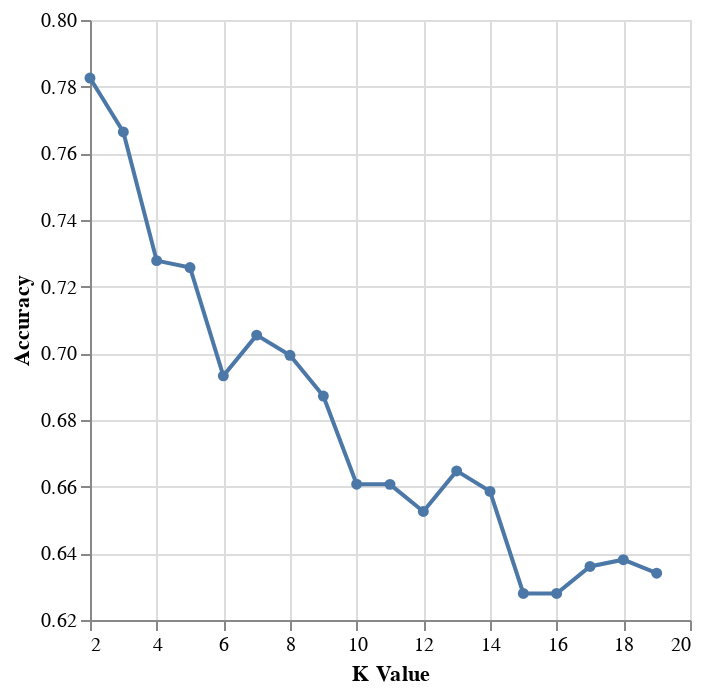

Notebook cell for this chart:
### Code cell
# visualize k value vs accuracy
heartdisease_pipe = make_pipeline(heartdisease_preprocessor, KNeighborsClassifier())

param_grid = {
    "kneighborsclassifier__n_neighbors": range(2, 20),
}

gridsearch = GridSearchCV(
    estimator = heartdisease_pipe,
    param_grid = param_grid,
    cv = 5,
    n_jobs = -1,
    return_train_score = True
)

gridsearch.fit(heartdisease_train[['cholesterol','max_heart_rate','resting_bp']], heartdisease_train['diagnosis'])

cv_results = pd.DataFrame(gridsearch.cv_results_)

crossvalplot = alt.Chart(cv_results).mark_line(point = True).encode(
    x = alt.X("param_kneighborsclassifier__n_neighbors").title("K Value"),
    y = alt.Y("mean_test_score").title("Accuracy").scale(zero = False)
)

crossvalplot

### Figure 1 — Vega-Lite specification as saved in the notebook (floating-point values rounded to 4 significant figures)
{"config": {"view": {"continuousWidth": 300, "continuousHeight": 300}}, "data": {"name": "data-5c705d839de1b5443eeef6f6b01308c6"}, "mark": {"type": "line", "point": true}, "encoding": {"x": {"field": "param_kneighborsclassifier__n_neighbors", "title": "K Value", "type": "quantitative"}, "y": {"field": "mean_test_score", "scale": {"zero": false}, "title": "Accuracy", "type": "quantitative"}}, "$schema": "https://vega.github.io/schema/vega-lite/v5.16.3.json", "datasets": {"data-5c705d839de1b5443eeef6f6b01308c6": [{"mean_fit_time": 0.006432, "std_fit_time": 0.0005271, "mean_score_time": 0.014, "std_score_time": 0.01279, "param_kneighborsclassifier__n_neighbors": 2, "params": {"kneighborsclassifier__n_neighbors": 2}, "split0_test_score": 0.697, "split1_test_score": 0.8384, "split2_test_score": 0.7959, "split3_test_score": 0.8061, "split4_test_score": 0.7755, "mean_test_score": 0.7826, "std_test_score": 0.04738, "rank_test_score": 1, "split0_train_score": 0.9415, "split1_train_score": 0.9466, "split2_train_score": 0.9416, "split3_train_score": 0.9492, "split4_train_score": 0.9442, "mean_train_score": 0.9446, "std_train_score": 0.002973}, {"mean_fit_time": 0.006586, "std_fit_time": 0.0003506, "mean_score_time": 0.008307, "std_score_time": 0.0007007, "param_kneighborsclassifier__n_neighbors": 3, "params": {"kneighborsclassifier__n_neighbors": 3}, "split0_test_score": 0.6667, "split1_test_score": 0.7879, "split2_test_score": 0.8163, "split3_test_score": 0.8163, "split4_test_score": 0.7449, "mean_test_score": 0.7664, "std_test_score": 0.05631, "rank_test_score": 2, "split0_train_score": 0.8651, "split1_train_score": 0.883, "split2_train_score": 0.8706, "split3_train_score": 0.8782, "split4_train_score": 0.8909, "mean_train_score": 0.8775, "std_train_score": 0.009052}, {"mean_fit_time": 0.00683, "std_fit_time": 0.0006091, "mean_score_time": 0.007967, "std_score_time": 0.0003076, "param_kneighborsclassifier__n_neighbors": 4, "params": {"kneighborsclassifier__n_neighbors": 4}, "split0_test_score": 0.6263, "split1_test_score": 0.7475, "split2_test_score": 0.7857, "split3_test_score": 0.7755, "split4_test_score": 0.7041, "mean_test_score": 0.7278, "std_test_score": 0.05812, "rank_test_score": 3, "split0_train_score": 0.8422, "split1_train_score": 0.8295, "split2_train_score": 0.8401, "split3_train_score": 0.8452, "split4_train_score": 0.8528, "mean_train_score": 0.842, "std_train_score": 0.007564}, {"mean_fit_time": 0.006446, "std_fit_time": 0.0006404, "mean_score_time": 0.007789, "std_score_time": 0.0002406, "param_kneighborsclassifier__n_neighbors": 5, "params": {"kneighborsclassifier__n_neighbors": 5}, "split0_test_score": 0.6667, "split1_test_score": 0.7172, "split2_test_score": 0.7755, "split3_test_score": 0.7449, "split4_test_score": 0.7245, "mean_test_score": 0.7257, "std_test_score": 0.0358, "rank_test_score": 4, "split0_train_score": 0.8193, "split1_train_score": 0.7964, "split2_train_score": 0.7995, "split3_train_score": 0.8122, "split4_train_score": 0.8249, "mean_train_score": 0.8105, "std_train_score": 0.01101}, {"mean_fit_time": 0.006093, "std_fit_time": 0.0001239, "mean_score_time": 0.007826, "std_score_time": 0.0002036, "param_kneighborsclassifier__n_neighbors": 6, "params": {"kneighborsclassifier__n_neighbors": 6}, "split0_test_score": 0.6667, "split1_test_score": 0.6465, "split2_test_score": 0.7551, "split3_test_score": 0.7143, "split4_test_score": 0.6837, "mean_test_score": 0.6932, "std_test_score": 0.03809, "rank_test_score": 7, "split0_train_score": 0.8066, "split1_train_score": 0.771, "split2_train_score": 0.7919, "split3_train_score": 0.7716, "split4_train_score": 0.7741, "mean_train_score": 0.783, "std_train_score": 0.01407}, {"mean_fit_time": 0.006365, "std_fit_time": 0.0004225, "mean_score_time": 0.0085, "std_score_time": 0.001224, "param_kneighborsclassifier__n_neighbors": 7, "params": {"kneighborsclassifier__n_neighbors": 7}, "split0_test_score": 0.6465, "split1_test_score": 0.6768, "split2_test_score": 0.7449, "split3_test_score": 0.7551, "split4_test_score": 0.7041, "mean_test_score": 0.7055, "std_test_score": 0.04081, "rank_test_score": 5, "split0_train_score": 0.7939, "split1_train_score": 0.7583, "split2_train_score": 0.7513, "split3_train_score": 0.7589, "split4_train_score": 0.7792, "mean_train_score": 0.7683, "std_train_score": 0.01583}, {"mean_fit_time": 0.006439, "std_fit_time": 0.0004026, "mean_score_time": 0.00806, "std_score_time": 0.0002259, "param_kneighborsclassifier__n_neighbors": 8, "params": {"kneighborsclassifier__n_neighbors": 8}, "split0_test_score": 0.6263, "split1_test_score": 0.6667, "split2_test_score": 0.7449, "split3_test_score": 0.7551, "split4_test_score": 0.7041, "mean_test_score": 0.6994, "std_test_score": 0.0482, "rank_test_score": 6, "split0_train_score": 0.771, "split1_train_score": 0.7557, "split2_train_score": 0.7411, "split3_train_score": 0.7589, "split4_train_score": 0.7513, "mean_train_score": 0.7556, "std_train_score": 0.00976}, {"mean_fit_time": 0.00638, "std_fit_time": 0.0003014, "mean_score_time": 0.00828, "std_score_time": 0.0002308, "param_kneighborsclassifier__n_neighbors": 9, "params": {"kneighborsclassifier__n_neighbors": 9}, "split0_test_score": 0.6364, "split1_test_score": 0.6364, "split2_test_score": 0.7347, "split3_test_score": 0.7347, "split4_test_score": 0.6939, "mean_test_score": 0.6872, "std_test_score": 0.0441, "rank_test_score": 8, "split0_train_score": 0.7481, "split1_train_score": 0.743, "split2_train_score": 0.736, "split3_train_score": 0.7462, "split4_train_score": 0.7538, "mean_train_score": 0.7454, "std_train_score": 0.005863}, {"mean_fit_time": 0.006203, "std_fit_time": 0.0001737, "mean_score_time": 0.007645, "std_score_time": 0.0001432, "param_kneighborsclassifier__n_neighbors": 10, "params": {"kneighborsclassifier__n_neighbors": 10}, "split0_test_score": 0.6061, "split1_test_score": 0.6364, "split2_test_score": 0.6939, "split3_test_score": 0.7245, "split4_test_score": 0.6429, "mean_test_score": 0.6607, "std_test_score": 0.04258, "rank_test_score": 10, "split0_train_score": 0.7379, "split1_train_score": 0.7303, "split2_train_score": 0.7183, "split3_train_score": 0.7259, "split4_train_score": 0.6954, "mean_train_score": 0.7216, "std_train_score": 0.01453}, {"mean_fit_time": 0.006165, "std_fit_time": 0.0002632, "mean_score_time": 0.00817, "std_score_time": 0.0004699, "param_kneighborsclassifier__n_neighbors": 11, "params": {"kneighborsclassifier__n_neighbors": 11}, "split0_test_score": 0.6364, "split1_test_score": 0.6263, "split2_test_score": 0.7245, "split3_test_score": 0.6939, "split4_test_score": 0.6224, "mean_test_score": 0.6607, "std_test_score": 0.04102, "rank_test_score": 11, "split0_train_score": 0.7328, "split1_train_score": 0.7252, "split2_train_score": 0.698, "split3_train_score": 0.7183, "split4_train_score": 0.6954, "mean_train_score": 0.7139, "std_train_score": 0.01483}, {"mean_fit_time": 0.00653, "std_fit_time": 0.0005047, "mean_score_time": 0.00811, "std_score_time": 0.0005529, "param_kneighborsclassifier__n_neighbors": 12, "params": {"kneighborsclassifier__n_neighbors": 12}, "split0_test_score": 0.6263, "split1_test_score": 0.6162, "split2_test_score": 0.7143, "split3_test_score": 0.6837, "split4_test_score": 0.6224, "mean_test_score": 0.6526, "std_test_score": 0.03925, "rank_test_score": 13, "split0_train_score": 0.7176, "split1_train_score": 0.715, "split2_train_score": 0.6726, "split3_train_score": 0.6802, "split4_train_score": 0.6954, "mean_train_score": 0.6962, "std_train_score": 0.01802}, {"mean_fit_time": 0.006236, "std_fit_time": 0.0001389, "mean_score_time": 0.008264, "std_score_time": 0.0006568, "param_kneighborsclassifier__n_neighbors": 13, "params": {"kneighborsclassifier__n_neighbors": 13}, "split0_test_score": 0.6465, "split1_test_score": 0.6364, "split2_test_score": 0.7041, "split3_test_score": 0.6939, "split4_test_score": 0.6429, "mean_test_score": 0.6647, "std_test_score": 0.02834, "rank_test_score": 9, "split0_train_score": 0.6947, "split1_train_score": 0.7048, "split2_train_score": 0.6929, "split3_train_score": 0.7005, "split4_train_score": 0.7107, "mean_train_score": 0.7007, "std_train_score": 0.006539}, {"mean_fit_time": 0.006255, "std_fit_time": 0.0001618, "mean_score_time": 0.01017, "std_score_time": 0.00461, "param_kneighborsclassifier__n_neighbors": 14, "params": {"kneighborsclassifier__n_neighbors": 14}, "split0_test_score": 0.6263, "split1_test_score": 0.6667, "split2_test_score": 0.6837, "split3_test_score": 0.6939, "split4_test_score": 0.6224, "mean_test_score": 0.6586, "std_test_score": 0.02929, "rank_test_score": 12, "split0_train_score": 0.687, "split1_train_score": 0.7023, "split2_train_score": 0.6701, "split3_train_score": 0.6954, "split4_train_score": 0.7005, "mean_train_score": 0.6911, "std_train_score": 0.01177}, {"mean_fit_time": 0.006771, "std_fit_time": 0.001089, "mean_score_time": 0.009185, "std_score_time": 0.001608, "param_kneighborsclassifier__n_neighbors": 15, "params": {"kneighborsclassifier__n_neighbors": 15}, "split0_test_score": 0.6263, "split1_test_score": 0.6667, "split2_test_score": 0.6735, "split3_test_score": 0.5714, "split4_test_score": 0.602, "mean_test_score": 0.628, "std_test_score": 0.03857, "rank_test_score": 17, "split0_train_score": 0.687, "split1_train_score": 0.7023, "split2_train_score": 0.6777, "split3_train_score": 0.7056, "split4_train_score": 0.7005, "mean_train_score": 0.6946, "std_train_score": 0.01057}, {"mean_fit_time": 0.006808, "std_fit_time": 0.0004312, "mean_score_time": 0.008557, "std_score_time": 0.0005224, "param_kneighborsclassifier__n_neighbors": 16, "params": {"kneighborsclassifier__n_neighbors": 16}, "split0_test_score": 0.6364, "split1_test_score": 0.6667, "split2_test_score": 0.6735, "split3_test_score": 0.551, "split4_test_score": 0.6122, "mean_test_score": 0.628, "std_test_score": 0.04429, "rank_test_score": 18, "split0_train_score": 0.6819, "split1_train_score": 0.6794, "split2_train_score": 0.6853, "split3_train_score": 0.6777, "split4_train_score": 0.703, "mean_train_score": 0.6855, "std_train_score": 0.009158}, {"mean_fit_time": 0.008908, "std_fit_time": 0.004616, "mean_score_time": 0.008844, "std_score_time": 0.0006933, "param_kneighborsclassifier__n_neighbors": 17, "params": {"kneighborsclassifier__n_neighbors": 17}, "split0_test_score": 0.6667, "split1_test_score": 0.6667, "split2_test_score": 0.6837, "split3_test_score": 0.5714, "split4_test_score": 0.5918, "mean_test_score": 0.6361, "std_test_score": 0.04533, "rank_test_score": 15, "split0_train_score": 0.6896, "split1_train_score": 0.6768, "split2_train_score": 0.6802, "split3_train_score": 0.7005, "split4_train_score": 0.7056, "mean_train_score": 0.6905, "std_train_score": 0.01114}, {"mean_fit_time": 0.006667, "std_fit_time": 0.00033, "mean_score_time": 0.01003, "std_score_time": 0.001357, "param_kneighborsclassifier__n_neighbors": 18, "params": {"kneighborsclassifier__n_neighbors": 18}, "split0_test_score": 0.6667, "split1_test_score": 0.6667, "split2_test_score": 0.6939, "split3_test_score": 0.5714, "split4_test_score": 0.5918, "mean_test_score": 0.6381, "std_test_score": 0.0476, "rank_test_score": 14, "split0_train_score": 0.6667, "split1_train_score": 0.6641, "split2_train_score": 0.6904, "split3_train_score": 0.6929, "split4_train_score": 0.703, "mean_train_score": 0.6834, "std_train_score": 0.01534}, {"mean_fit_time": 0.007002, "std_fit_time": 0.0007379, "mean_score_time": 0.009126, "std_score_time": 0.001234, "param_kneighborsclassifier__n_neighbors": 19, "params": {"kneighborsclassifier__n_neighbors": 19}, "split0_test_score": 0.6566, "split1_test_score": 0.6566, "split2_test_score": 0.6837, "split3_test_score": 0.5714, "split4_test_score": 0.602, "mean_test_score": 0.6341, "std_test_score": 0.04104, "rank_test_score": 16, "split0_train_score": 0.6743, "split1_train_score": 0.6692, "split2_train_score": 0.6523, "split3_train_score": 0.6904, "split4_train_score": 0.6904, "mean_train_score": 0.6753, "std_train_score": 0.01429}]}}
